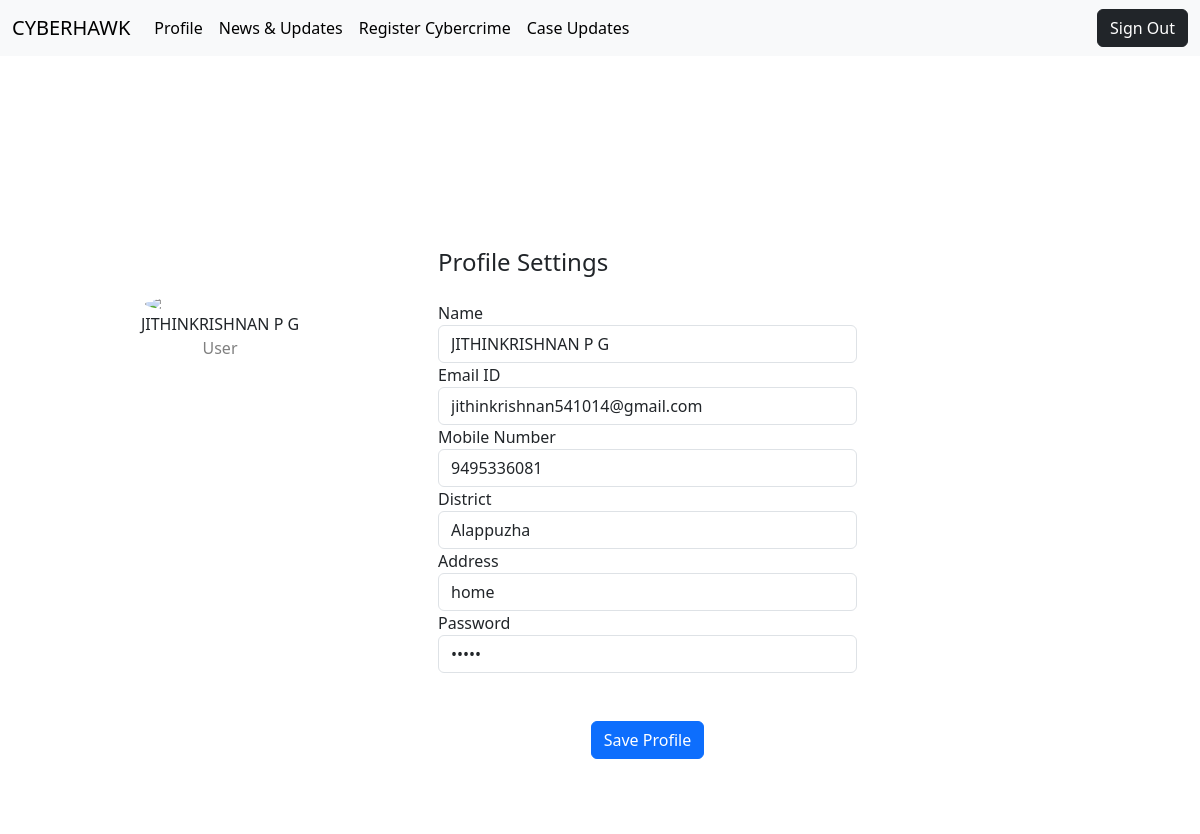
The app's page /User/profile (signed in) with its own data.
### website/models.py (models this page shows, shortened)
class registrationtable(models.Model):
    name =models.CharField(max_length=30)
    mobile_no = models.CharField(max_length=15)
    email = models.CharField(max_length=30,primary_key='true')
    district = models.CharField(max_length=50)
    address = models.CharField(max_length=100)
    user_type = models.CharField(max_length=20)  ##  1- admin , 2- manager ,3- staff , 4- user
    password = models.CharField(max_length=50)

### User/views.py (the view, shortened to what this page needs)
# urls.py: path('profile', views.profile, name='profile'),
@csrf_exempt
def profile(request):
    user=request.session['gmail']
    a=registrationtable.objects.filter(user_type=4,email=user).first()
    return render(request,"User/profile.html",{"data":a})

### templates/User/profile.html (shortened to what this page needs)
{% extends "User/home.html" %}
{% load static %}
{% block content %}
<br>
<br>
<br>
<br>
<form method="POST" action="{% url 'User:profile' %}">
<div class="container rounded bg-white mt-5 mb-5 ">
  <div class="row">
      <div class="col-md-4 border-right">
          <div class="d-flex flex-column align-items-center text-center p-3 py-5"><img class="rounded-circle mt-5" width="150px" src="https://st3.depositphotos.com/15648834/17930/v/600/depositphotos_179308454-stock-illustration-unknown-person-silhouette-glasses-profile.jpg"><span class="font-weight-bold">{{ data.name }}</span><span class="text-black-50">User</span></div>
      </div>
      <div class="col-md-5 border-right">
          <div class="p-3 py-5">
              <div class="d-flex justify-content-between align-items-center mb-3">
                  <h4 class="text-right">Profile Settings</h4>
              </div>
              <div class="row mt-3">
            <div class="col-md-12"><label class="labels">Name</label><input type="text" name="Name" class="form-control" placeholder="Enter Name" value="{{ data.name }}"></div>
         <div class="col-md-12"><label class="labels">Email ID</label><input type="email" name="Email" class="form-control" placeholder="Enter Email id" value="{{ data.email }}" readonly></div>
        <div class="col-md-12"><label class="labels">Mobile Number</label><input type="text" name="mobile" class="form-control" placeholder="Enter Mobile Number" value="{{ data.mobile_no }}"></div>
    <div class="col-md-12"><label class="labels">District</label><input type="text" name="district" class="form-control" placeholder="Enter District" value="{{ data.district }}"></div>
              <div class="col-md-12"><label class="labels">Address</label><input type="text" name="address" class="form-control" placeholder="Enter Address" value="{{ data.address }}"></div>
            <div class="col-md-12"><label class="labels">Password</label><input type="password" name="password" class="form-control" placeholder="Enter Password" value="{{ data.password }}"></div>
            <div class="mt-5 text-center"><button class="btn btn-primary profile-button" type="submit">Save Profile</button></div>
          </div>
      </div>
  </div>
</div>
</div>
</form>
{% endblock %}

### records on screen
registrationtable: name "JITHINKRISHNAN P G", Name "JITHINKRISHNAN P G", Email "jithinkrishnan541014@gmail.com", mobile "9495336081", district "Alappuzha", address "home"
